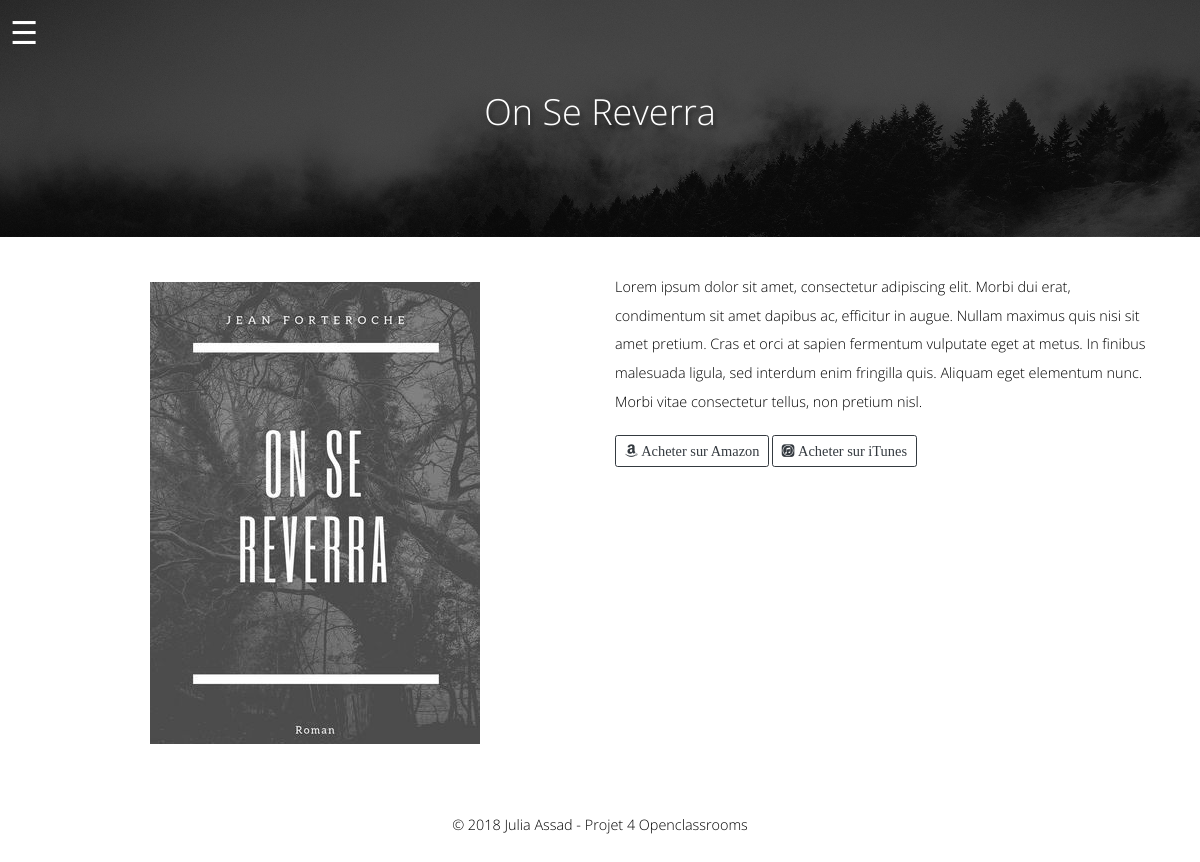
Page /livres/8 on the committed database.
### tables this page shows
CREATE TABLE `books` (
  `id` int(11) NOT NULL,
  `title` varchar(255) NOT NULL,
  `summary` text NOT NULL,
  `genre` varchar(11) NOT NULL,
  `image` varchar(255) NOT NULL
);

### app/libraries/core.php (called while the page is built, shortened)
<?php
class Core
{
 protected $currentMethod = 'Index';
 public function __construct()
 {
  $url = $this->getUrl();
  if (file_exists('../app/controllers/' . ucwords($url[0]) . '.php')) {
   unset($url[0]);
  }
  $this->currentController = new $this->currentController;
  $this->params = $url ? array_values($url) : [];
  call_user_func_array([$this->currentController, $this->currentMethod], $this->params);
 }
 public function getUrl()
 {
  if (isset($_GET['url'])) {
   $url = rtrim($_GET['url'], '/');
   $url = filter_var($url, FILTER_SANITIZE_URL);
   $url = explode('/', $url);
   return $url;
  }
 }
}

### public/index.php (called while the page is built, shortened)
<?php
$init = new Core;

### app/libraries/database.php (called while the page is built, shortened)
<?php
class Database
{
 private $host = DB_HOST;
 private $user = DB_USER;
 private $pass = DB_PASS;
 private $dbname = DB_NAME;
 private $dbh;
 private $stmt;
 public function __construct()
 {
  $dsn = 'mysql:host=' . $this->host . ';dbname=' . $this->dbname;
  $options = array(
   PDO::ATTR_PERSISTENT => true,
   PDO::ATTR_ERRMODE => PDO::ERRMODE_EXCEPTION,
  );
  try {
   $this->dbh = new PDO($dsn, $this->user, $this->pass, $options);
  } catch (PDOException $e) {
   $this->error = $e->getMessage();
   echo $this->error;
  }}
 public function query($sql)
 {
  $this->stmt = $this->dbh->prepare($sql);
 }
 public function bind($param, $value, $type = null)
 {
  if (is_null($type)) {
   switch (true) {
    default:
     $type = PDO::PARAM_STR;
   }
  }
  $this->stmt->bindValue($param, $value, $type);
 }
 public function execute()
 {
  return $this->stmt->execute();
 }
 public function single()
 {
  $this->execute();
  return $this->stmt->fetch(PDO::FETCH_OBJ);
 }
}

### app/models/AdminBook.php (called while the page is built, shortened)
<?php
class AdminBook
{
 private $db;
 public function __construct()
 {
  $this->db = new Database;
 }
 public function getBooks()
 {
  $this->db->query('SELECT * FROM books');
  $results = $this->db->resultSet();
  return $results;
 }
 public function getBookById($id)
 {
  $this->db->query('SELECT * FROM books WHERE id = :id');
  $this->db->bind(':id', $id);
  $row = $this->db->single();
  return $row;
 }
}

### app/views/pages/livre.php (the view, shortened to what this page needs)
<?php require APPROOT . '/views/inc/header.php';?>
<body class="page-template">
  <div id="container">
    <div class="page-banner">
      <button class="menu-btn">&#9776;</button>
      <div class="container">
        <div class="d-flex justify-content-center align-items-center">
          <h2 class="page-title text-center"><?php echo $data['book']->title; ?></h2>
        </div>
      </div>
    </div>
  </div>
  <div class="book_single">
    <div class="container">
      <div class="row">
        <div class="col-sm-6">
          <figure class="text-center">
            <img class="img-fluid p-3" src="<?php echo URLROOT; ?>/uploads/<?php echo $data['book']->image; ?>" alt="">
          </figure>
        </div>
        <div class="col-sm-6">
          <?php echo $data['book']->summary; ?>
          <?php if ($data['book']->title == "Un Billet Simple pour l'Alaska"): ?>
          <a href="<?php echo URLROOT; ?>/Chapitres" class='btn btn-outline-dark mt-3'>
          <i class="fab fa-readme"> Lire les Chapitres</i>
          </a>
          <?php else: ?>
          <a href="" class="btn btn-outline-dark btn-lg mt-3">
            <i class="fab fa-amazon"> Acheter sur Amazon</i>
          </a>
          <a href="#" class='btn btn-outline-dark btn-lg mt-3'>
            <i class="fab fa-itunes"> Acheter sur iTunes</i>
          </a>
          <?php endif;?>
        </div>
      </div>
    </div>
  </div>
  <?php require APPROOT . '/views/inc/footer.php';?>

### rows in the picture
books: title "On Se Reverra", image (picture), summary "Lorem ipsum dolor sit amet, consectetur adipiscing elit. Morbi dui erat, condimentum sit amet dapibus ac, efficitur in augue. Nullam maximus quis nisi sit amet pretium. Cras et orci at sapien fermentum vulputate eget at metus. In finibus malesuada ligula, sed interdum enim fringilla quis. Aliquam eget elementum nunc. Morbi vitae consectetur tellus, non pretium nisl."
